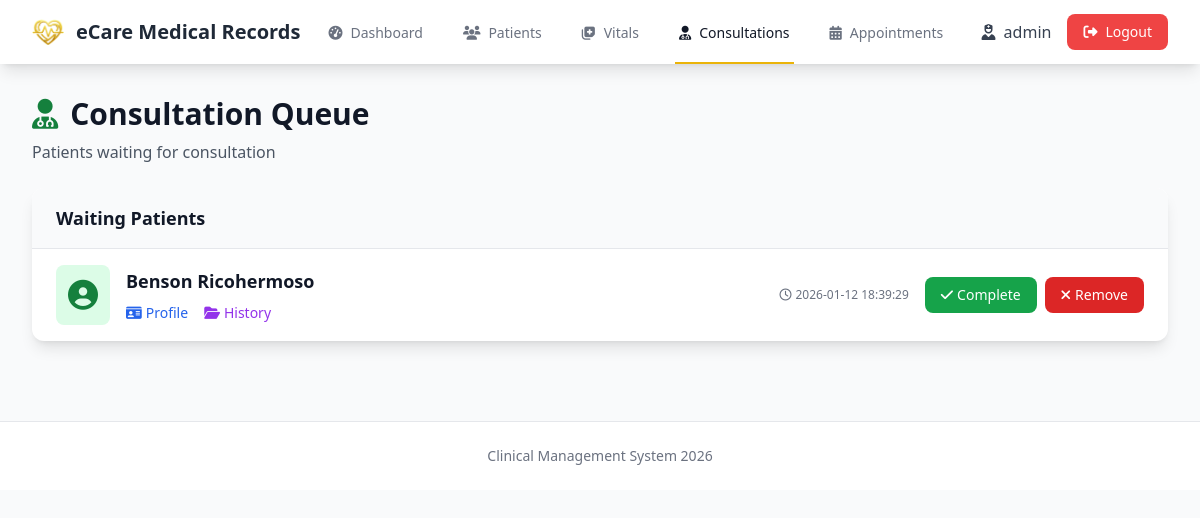
Before: /consultations (signed in) with the older database file.
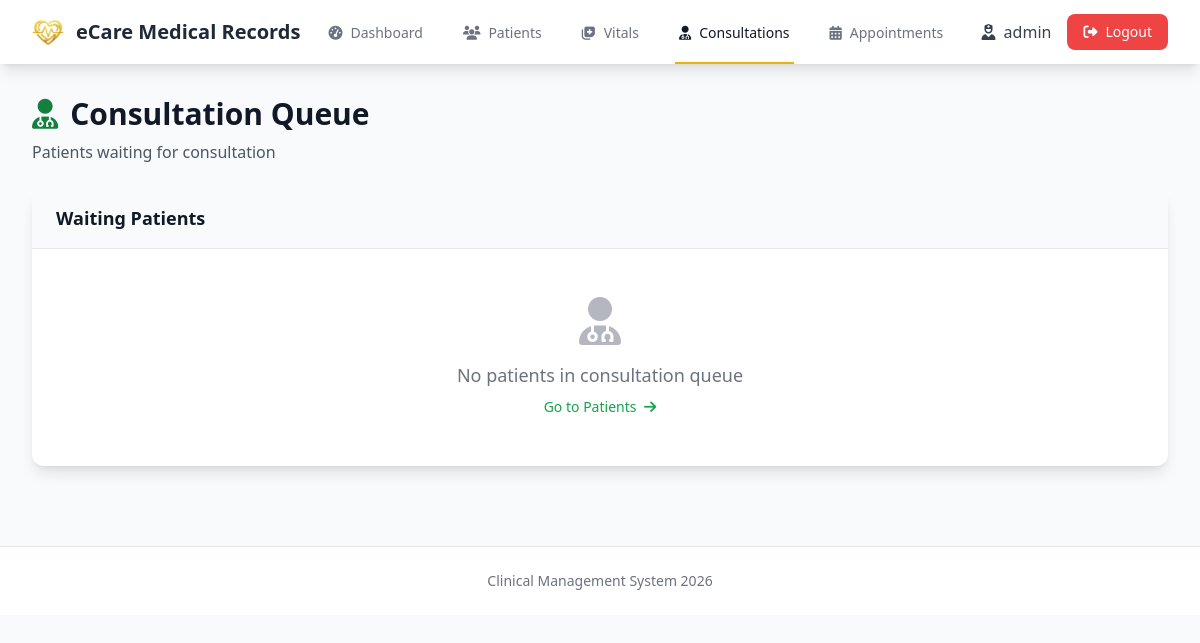
After: the same page with the newer database file.
### tables this page shows
CREATE TABLE consultations (
            id INTEGER PRIMARY KEY AUTOINCREMENT,
            patient_id INTEGER NOT NULL,
            status TEXT DEFAULT 'waiting',
            added_by TEXT NOT NULL,
            created_at TIMESTAMP DEFAULT CURRENT_TIMESTAMP,
            FOREIGN KEY (patient_id) REFERENCES patients (id) ON DELETE CASCADE,
            UNIQUE(patient_id, status)
        );

CREATE TABLE patients (
            id INTEGER PRIMARY KEY AUTOINCREMENT,
            name TEXT NOT NULL,
            date_of_birth TEXT NOT NULL,
            gender TEXT NOT NULL,
            blood_type TEXT,
            allergies TEXT,
            contact TEXT,
            address TEXT,
            payment_method TEXT,
            created_at TIMESTAMP DEFAULT CURRENT_TIMESTAMP,
            updated_at TIMESTAMP DEFAULT CURRENT_TIMESTAMP
        );

### app.py (the view)
@app.route('/consultations')
@login_required
def consultations():
    db = get_db()
    consultations_list = db.execute(
        '''SELECT c.*, p.name, p.date_of_birth, p.gender, p.blood_type,
                  p.allergies, p.contact, p.address
           FROM consultations c
           JOIN patients p ON c.patient_id = p.id
           WHERE c.status = 'waiting'
           ORDER BY c.created_at ASC'''
    ).fetchall()
    return render_template('consultations.html', consultations=consultations_list)

### app.py (called while the page is built)
def login_required(f):
    @wraps(f)
    def decorated_function(*args, **kwargs):
        if 'user_id' not in session:
            flash('Please log in to access this page.', 'warning')
            return redirect(url_for('login'))
        return f(*args, **kwargs)
    return decorated_function

### models/database.py (called while the page is built)
def get_db():
    if 'db' not in g:
        g.db = sqlite3.connect(
            current_app.config['DATABASE'],
            detect_types=sqlite3.PARSE_DECLTYPES
        )
        g.db.row_factory = sqlite3.Row
        g.db.execute('PRAGMA foreign_keys = ON')
    return g.db

### templates/consultations.html (shortened to what the changed rows need)
{% extends "layout.html" %}
{% block content %}
<div class="slide-in">
    <div class="mb-6">
        <h1 class="text-3xl font-bold text-gray-900">
            <i class="fas fa-user-md mr-3 text-green-700"></i>Consultation Queue
        </h1>
    </div>
    <div class="bg-white rounded-xl shadow-lg overflow-hidden">
        <div class="px-6 py-4 bg-gray-50 border-b">
            <h2 class="text-lg font-semibold text-gray-900">Waiting Patients</h2>
        </div>
        {% if consultations %}
        <div class="divide-y divide-gray-200">
            {% for consult in consultations %}
            <div class="px-6 py-4 hover:bg-gray-50 flex items-center justify-between">
                <div class="flex items-center space-x-4 flex-1">
                    <div class="bg-green-100 rounded-lg p-3">
                        <i class="fas fa-user-circle text-green-700 text-3xl"></i>
                    </div>
                    <div class="flex-1">
                        <p class="font-semibold text-gray-900 text-lg">{{ consult.name }}</p>
                        <div class="flex gap-4 mt-2">
                            <button data-patient-id="{{ consult.patient_id }}"
                                    data-name="{{ consult.name }}"
                                    data-dob="{{ consult.date_of_birth }}"
                                    data-gender="{{ consult.gender }}"
                                    data-blood="{{ consult.blood_type }}"
                                    data-allergies="{{ consult.allergies }}"
                                    data-contact="{{ consult.contact }}"
                                    data-address="{{ consult.address }}"
                                    data-created="{{ consult.created_at }}"
                                    onclick="openPatientProfileFromData(this)"
                                    class="text-blue-600 hover:text-blue-900 text-sm font-medium"
                                    title="View Profile">
                                <i class="fas fa-id-card mr-1"></i>Profile
                            </button>
                            <button data-patient-id="{{ consult.patient_id }}"
                                    data-name="{{ consult.name }}"
                                    onclick="openHistoryModalFromData(this)"
                                    class="text-purple-600 hover:text-purple-900 text-sm font-medium"
                                    title="View History">
                                <i class="fas fa-folder-open mr-1"></i>History
                            </button>
                        </div>
                    </div>
                </div>
                <div class="flex items-center gap-2">
                    <span class="text-xs text-gray-500 mr-2">
                        <i class="far fa-clock mr-1"></i>{{ consult.created_at }}
                    </span>
                    <button type="button"
                            data-consult-id="{{ consult.id }}"
                            data-patient-name="{{ consult.name }}"
                            onclick="showCompleteConfirm(this.dataset.consultId, this.dataset.patientName)"
                            class="bg-green-600 hover:bg-green-700 text-white px-4 py-2 rounded-lg text-sm font-medium"
                            title="Complete Consultation">
                        <i class="fas fa-check mr-1"></i>Complete
                    </button>
                    <button type="button"
                            data-consult-id="{{ consult.id }}"
                            data-patient-name="{{ consult.name }}"
                            onclick="showRemoveConfirm(this.dataset.consultId, this.dataset.patientName)"
                            class="bg-red-600 hover:bg-red-700 text-white px-4 py-2 rounded-lg text-sm font-medium"
                            title="Remove from Queue">
                        <i class="fas fa-times mr-1"></i>Remove
                    </button>
                </div>
            </div>
            {% endfor %}
        </div>
        {% else %}
        <div class="text-center py-12 text-gray-500">
            <i class="fas fa-user-md text-5xl mb-4 opacity-50"></i>
            <p class="text-lg">No patients in consultation queue</p>
            <a href="{{ url_for('patients') }}" class="text-green-600 hover:text-green-800 text-sm font-medium mt-2 inline-block">
                Go to Patients <i class="fas fa-arrow-right ml-1"></i>
            </a>
        </div>
        {% endif %}
    </div>
</div>
{% endblock %}

Changed rows visible on the page:
removed consultations: name "Benson Ricohermoso", created_at "2026-01-12 18:39:29"
Other visible differences:
text now shown: "No patients in consultation queue Go to Patients"
